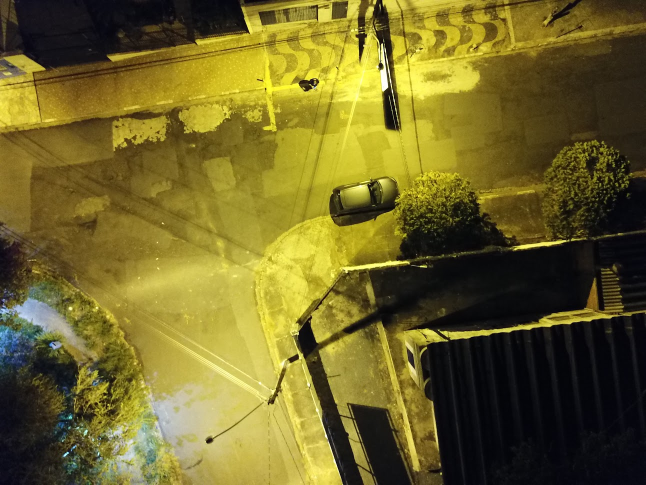
#> input picture Project/images#/carJojo3.JPG, 1292 x 969 px (shown at 1/2 size)
$ python main.py
#> lines starting #> are read from the running program, lines starting #| are printed output that depends on the picture; after the words box and inside, x2 and y2 are one past the last pixel; in counts of white or black regions, pixels touching at a corner belong together
from tkinter import filedialog
import imutils
import os
import cv2  # OpenCV
import numpy as np
from openpyxl import load_workbook, Workbook  # Excel
from openpyxl.styles import PatternFill, Border, Side, Alignment, Protection, Font  # Styles do excel
from tkinter import *  # Arquivos
from tkinter.filedialog import askopenfilename
from PIL import Image # Imagem
from PIL import *
from datetime import datetime
from PIL import Image

def imgDate(fn):
    T = None
    try:
        std_fmt = '%Y:%m:%d %H:%M:%S.%f'
        tags = [(36867, 37521),  # (DateTimeOriginal, SubsecTimeOriginal)
                (36868, 37522),  # (DateTimeDigitized, SubsecTimeDigitized)
                (306, 37520), ]  # (DateTime, SubsecTime)
        exif = Image.open(fn)._getexif()

        for t in tags:
            dat = exif.get(t[0])
            sub = exif.get(t[1], 0)

            # PIL.PILLOW_VERSION >= 3.0 returns a tuple
            dat = dat[0] if type(dat) == tuple else dat
            sub = sub[0] if type(sub) == tuple else sub
            if dat != None: break

        if dat == None: return None
        full = '{}.{}'.format(dat, sub)
        T = datetime.strptime(full, std_fmt)
        #T = time.mktime(time.strptime(dat, '%Y:%m:%d %H:%M:%S')) + float('0.%s' % sub)
    except:
        None
    return T

qualAgr = 0
car_classifier = cv2.CascadeClassifier(r'Project\haarcascade_car.xml')
foldername = filedialog.askdirectory()
#> the answer given: images#
filenames = os.listdir(foldername)
qtdTotalImagens = len(filenames)
for filename in filenames:
    qualAgr = qualAgr + 1
    qtdCarros = 0
    filename = foldername + "/" + filename
    cap = cv2.imread(filename)
#> cap is the input picture: shape (969, 1292, 3); mean B, G, R 39.8, 101.9, 112.5
    (height, width) = cap.shape[:2]
#> height = 969; width = 1292
    gray = cv2.cvtColor(cap, cv2.COLOR_BGR2GRAY)
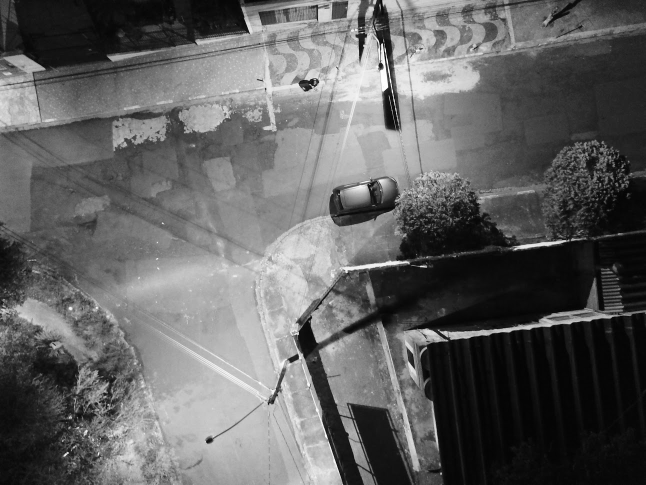
#> gray: shape (969, 1292) (shown at 1/2 size); min 0, max 255, mean 98

    taxa = 35
    parou = False
    while taxa >= 25:
        cars = car_classifier.detectMultiScale(gray, 1.004, taxa) #35
        for (x,y,w,h) in cars:
            qtdCarros = qtdCarros + 1
            cv2.rectangle(cap, (x, y), (x+w, y+h), (0, 0, 255), 2)
            gray_exib = imutils.resize(cap, width = int(1000))
        if(qtdCarros <= 25):
            parou = True
            break
        taxa = taxa - 5
#> this loop made 1 pass
#> cars on pass 1: [[831, 102, 83, 83]]
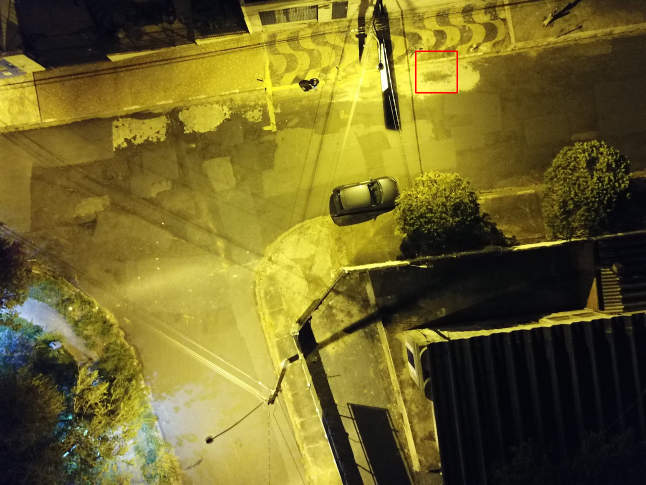
#> cap: shape (969, 1292, 3) (shown at 1/2 size); 0.08% of pixels changed, all inside (x1, y1, x2, y2) = (830, 101, 916, 187)
#> after the loop, qtdCarros = 1; taxa = 35

    if(not parou):
        qtdCarros = round(qtdCarros / 3)

    try:
        # Verifica se já existe um arquivo Excel
        workbook = load_workbook("./Project/Resultados.xlsx")
        sheet = workbook.active
    except FileNotFoundError:
        # Caso não exista, cria-se um Resultados.xlsx
        workbook = Workbook()
        sheet = workbook.active
        # Setta os headers da tabela
        sheet["A1"].font = Font(bold=True)
        sheet["B1"].font = Font(bold=True)
        sheet["C1"].font = Font(bold=True)
        sheet["A1"] = "Data (y:m:d h:min:s)"
        sheet["B1"] = "Quantidade"
        sheet["C1"] = "Nome do Arquivo"
        sheet.column_dimensions["A"].width = 30
        sheet.column_dimensions["B"].width = 15
        sheet.column_dimensions["C"].width = 60

    data = imgDate(filename)
    local = filename.find('#')
    arquivo = filename[local+2:len(filename)]
    # Registra resultado no arquivo Excel
    sheet.append([data, qtdCarros, arquivo])
    # Salva
    workbook.save(r".\Project\Resultados.xlsx")
    print("Progresso: " + str(qualAgr) + "/" + str(qtdTotalImagens))
    print("Quantidade de carros encontrada: " + str(qtdCarros))
#| Quantidade de carros encontrada: 1
#> pass 2 of the loop `for filename in filenames:`:
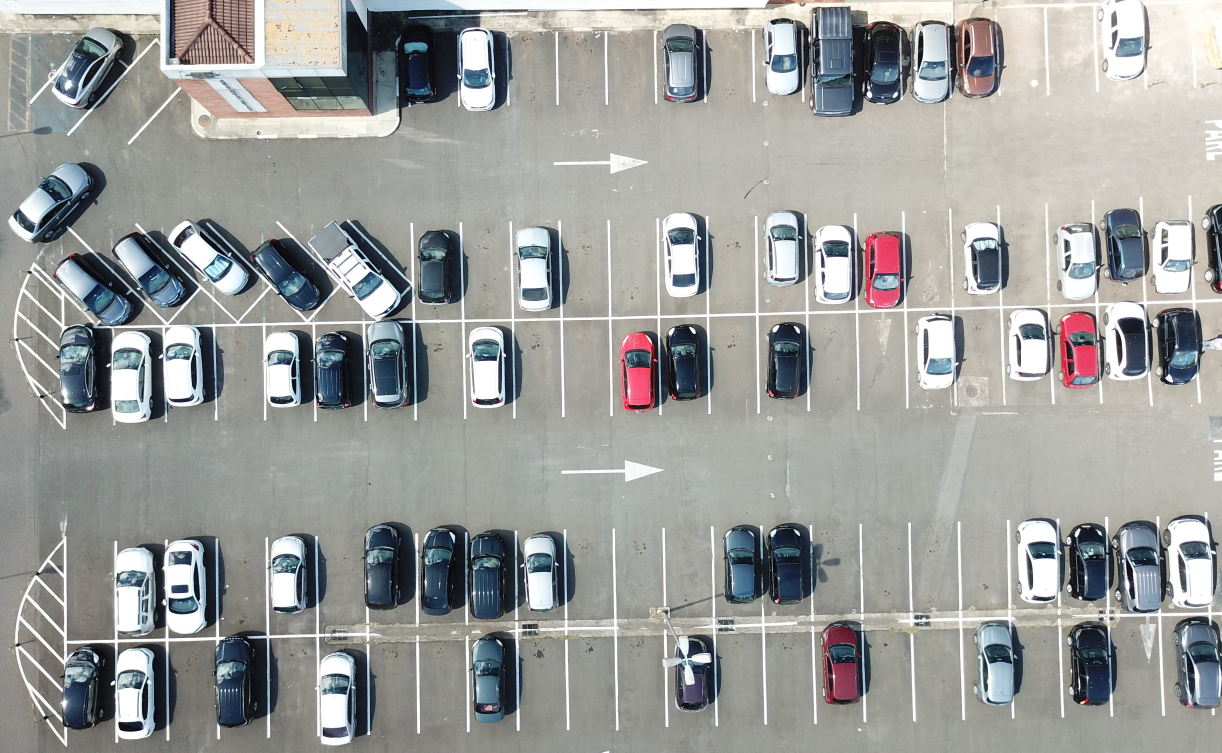
#> input picture Project/images#/carJojo4.JPG, 3665 x 2258 px (shown at 1/3 size)
#> cap is the input picture: shape (2258, 3665, 3); mean B, G, R 154.7, 156.8, 155.2
#> `gray = cv2.cvtColor(cap, cv2.COLOR_BGR2GRAY)`:
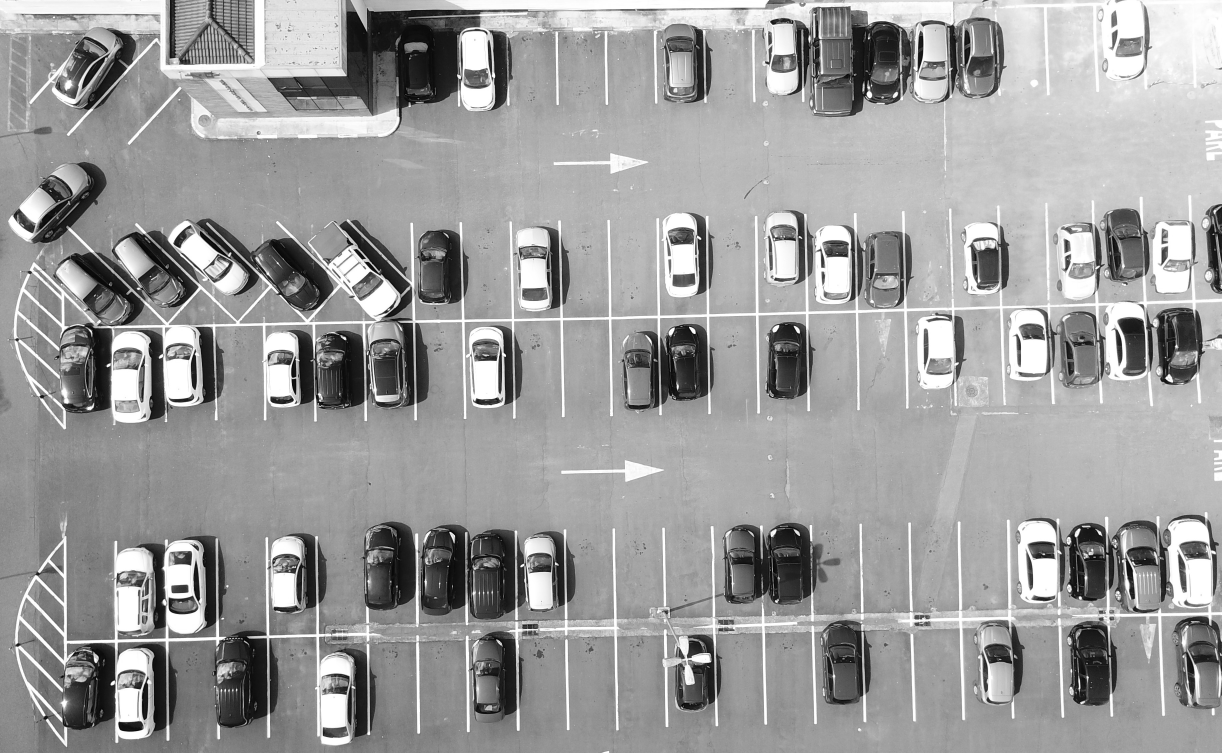
#> gray: shape (2258, 3665) (shown at 1/3 size); min 0, max 255, mean 156.1
#> (the run stopped early here; a loop or call above may not have finished)
